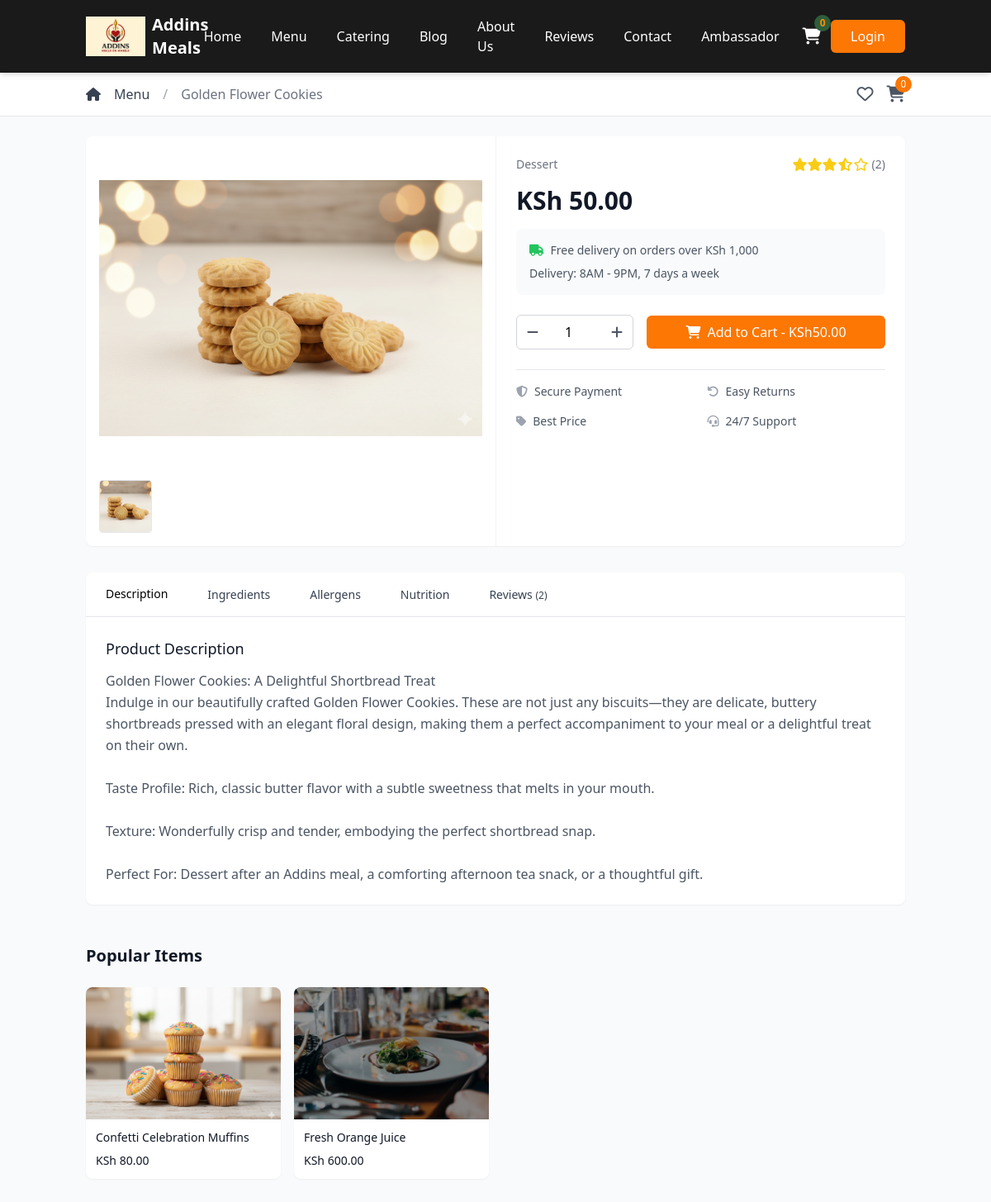
The page /menu-single.php?id=12 on the database its author committed.
### tables this page shows
CREATE TABLE `menu_items` (
  `id` int(11) NOT NULL,
  `name` varchar(150) NOT NULL,
  `description` text DEFAULT NULL,
  `price` decimal(10,2) NOT NULL,
  `image` varchar(255) DEFAULT NULL,
  `category_id` int(11) NOT NULL,
  `created_at` timestamp NOT NULL DEFAULT current_timestamp(),
  `is_available` tinyint(1) DEFAULT 1,
  `updated_at` timestamp NOT NULL DEFAULT current_timestamp() ON UPDATE current_timestamp(),
  `status` enum('active','inactive') DEFAULT 'active',
  `is_featured` tinyint(1) DEFAULT 0 COMMENT 'Whether the menu item is featured (1) or not (0)',
  `ingredients` text DEFAULT NULL COMMENT 'Detailed list of ingredients',
  `allergens` text DEFAULT NULL COMMENT 'Allergen information',
  `nutrition_info` text DEFAULT NULL COMMENT 'Nutritional information'
);

CREATE TABLE `categories` (
  `id` int(11) NOT NULL,
  `name` varchar(100) NOT NULL,
  `description` text DEFAULT NULL,
  `image` varchar(255) DEFAULT NULL,
  `is_active` tinyint(1) DEFAULT 1,
  `created_at` timestamp NOT NULL DEFAULT current_timestamp(),
  `updated_at` timestamp NOT NULL DEFAULT current_timestamp() ON UPDATE current_timestamp()
);

### menu-single.php (the view, shortened to what the rows shown need)
<?php
require_once 'includes/Wishlist.php';
$menu_item_id = $_GET['id'] ?? 0;
$stmt = $pdo->prepare("
    SELECT m.*, c.name as category_name, c.id as category_id
    FROM menu_items m
    LEFT JOIN categories c ON m.category_id = c.id
    WHERE m.id = ? AND m.status = 'active'");
$stmt->execute([$menu_item_id]);
$menu_item = $stmt->fetch(PDO::FETCH_ASSOC);
$avg_rating_stmt = $pdo->prepare("
    SELECT AVG(rating) as avg_rating, COUNT(*) as review_count
    FROM reviews
    WHERE menu_item_id = ? AND status = 'approved'
");
$avg_rating_stmt->execute([$menu_item_id]);
$rating_data = $avg_rating_stmt->fetch(PDO::FETCH_ASSOC);
require_once 'includes/header.php';
$popular_stmt = $pdo->prepare("
    SELECT m.id, m.name, m.price, m.image,
           COUNT(r.id) as review_count,
           AVG(r.rating) as avg_rating
    FROM menu_items m
    LEFT JOIN reviews r ON m.id = r.menu_item_id AND r.status = 'approved'
    WHERE m.status = 'active' AND m.id != ?
    GROUP BY m.id
    ORDER BY (COUNT(r.id) + (m.is_featured * 3)) DESC, m.created_at DESC
    LIMIT 8
");
$popular_stmt->execute([$menu_item_id]);
$popular_items = $popular_stmt->fetchAll(PDO::FETCH_ASSOC);
?>
<div class="bg-gray-50 min-h-screen">
    <div class="bg-white border-b border-gray-200">
        <div class="container mx-auto px-4 py-3">
            <div class="flex items-center justify-between">
                <div class="flex items-center space-x-4">
                    <a href="index.php" class="text-gray-700 hover:text-primary">
                        <i class="fas fa-home"></i>
                    </a>
                    <a href="menu.php" class="text-gray-700 hover:text-primary">Menu</a>
                    <span class="text-gray-400">/</span>
                    <span class="text-gray-500"><?= htmlspecialchars($menu_item['name']) ?></span>
                </div>
            </div>
        </div>
    </div>
    <div class="container mx-auto px-4 py-6">
        <div class="bg-white rounded-lg shadow-sm overflow-hidden">
            <div class="md:flex">
                <div class="md:w-1/2 p-4">
                    <div class="relative">
                        <div class="aspect-w-1 aspect-h-1 w-full overflow-hidden">
                            <?php if (!empty($menu_item['image'])): ?>
                                <img src="uploads/menu/<?= htmlspecialchars($menu_item['image']) ?>"
                                     alt="<?= htmlspecialchars($menu_item['name']) ?>"
                                     class="w-full h-96 object-contain">
                            <?php else: ?>
                                <div class="bg-gray-100 h-96 flex items-center justify-center">
                                    <i class="fas fa-utensils text-6xl text-gray-300"></i>
                                </div>
                            <?php endif; ?>
                        </div>
                    </div>
                    <div class="flex space-x-2 mt-4">
                        <div class="w-16 h-16 border border-gray-200 rounded overflow-hidden">
                            <?php if (!empty($menu_item['image'])): ?>
                                <img src="uploads/menu/<?= htmlspecialchars($menu_item['image']) ?>"
                                     alt="Thumbnail 1"
                                     class="w-full h-full object-cover cursor-pointer">
                            <?php else: ?>
                                <div class="w-full h-full bg-gray-100 flex items-center justify-center">
                                    <i class="fas fa-utensils text-gray-300"></i>
                                </div>
                            <?php endif; ?>
                        </div>
                    </div>
                </div>
                <div class="md:w-1/2 p-6 border-l border-gray-100">
                    <div class="flex justify-between items-start mb-4">
                        <?php if (!empty($menu_item['category_name'])): ?>
                            <span class="text-sm text-gray-500"><?= htmlspecialchars($menu_item['category_name']) ?></span>
                        <?php endif; ?>
                        <div class="flex items-center">
                            <div class="flex text-yellow-400">
                                <?php
                                $review_count = $rating_data['review_count'] ?? 0;
                                ?>
                            </div>
                            <span class="text-sm text-gray-500 ml-1">(<?php echo $review_count; ?>)</span>
                        </div>
                    </div>
                    <div class="mb-4">
                        <div class="flex items-baseline">
                            <span class="text-3xl font-bold text-gray-900">
                                KSh <?= number_format($menu_item['price'], 2) ?>
                            </span>
                        </div>
                    </div>
                    <form method="POST" class="mb-6">
                        <div class="flex items-center space-x-4">
                            <button type="submit"
                                    name="add_to_cart"
                                    class="flex-1 bg-primary hover:bg-primary-dark text-white font-medium py-2 px-6 rounded-md transition duration-200 flex items-center justify-center">
                                <i class="fas fa-shopping-cart mr-2"></i>
                                Add to Cart - KSh <span id="total-price"><?= number_format($menu_item['price'], 2) ?></span>
                            </button>
                        </div>
                    </form>
                </div>
            </div>
        </div>
        <div class="mt-8 bg-white rounded-lg shadow-sm overflow-hidden">
            <div class="p-6">
                <div id="description-content" class="tab-content">
                    <?php if (!empty($menu_item['description'])): ?>
                        <div class="prose max-w-none">
                            <h3 class="text-lg font-medium text-gray-900 mb-3">Product Description</h3>
                            <p class="text-gray-600 leading-relaxed"><?php echo nl2br(htmlspecialchars($menu_item['description'])); ?></p>
                        </div>
                    <?php endif; ?>
                </div>
            </div>
        </div>
        <div class="mt-12 space-y-8">
            <?php if (!empty($popular_items)): ?>
                <section>
                    <h2 class="text-xl font-bold text-gray-900 mb-6">Popular Items</h2>
                    <div class="grid grid-cols-2 md:grid-cols-3 lg:grid-cols-4 xl:grid-cols-6 gap-4">
                        <?php foreach ($popular_items as $item): ?>
                            <div class="bg-white rounded-lg shadow-sm overflow-hidden hover:shadow-md transition-shadow duration-200">
                                <a href="menu-single.php?id=<?= $item['id'] ?>" class="block">
                                    <div class="aspect-w-1 aspect-h-1 w-full overflow-hidden">
                                        <?php if (!empty($item['image'])): ?>
                                            <img src="uploads/menu/<?= htmlspecialchars($item['image']) ?>"
                                                 alt="<?= htmlspecialchars($item['name']) ?>"
                                                 class="w-full h-40 object-cover">
                                        <?php else: ?>
                                            <div class="bg-gray-100 h-40 flex items-center justify-center">
                                                <i class="fas fa-utensils text-4xl text-gray-300"></i>
                                            </div>
                                        <?php endif; ?>
                                    </div>
                                    <div class="p-3">
                                        <h3 class="text-sm font-medium text-gray-900 mb-1 line-clamp-2">
                                            <?= htmlspecialchars($item['name']) ?>
                                        </h3>
                                        <div class="flex items-center justify-between mt-2">
                                            <span class="text-sm font-medium text-gray-900">
                                                KSh <?= number_format($item['price'], 2) ?>
                                            </span>
                                        </div>
                                    </div>
                                </a>
                            </div>
                        <?php endforeach; ?>
                    </div>
                </section>
            <?php endif; ?>
        </div>
    </div>
</div>
<?php include 'includes/footer.php'; ?>

### rows shown on the page
menu_items: name "Golden Flower Cookies", image (picture), category.name "Dessert", price "50.00", description "Golden Flower Cookies: A Delightful Shortbread Treat Indulge in our beautifully crafted Golden Flower Cookies. These are not just any biscuits—they are delicate, buttery shortbreads pressed with an elegant floral design, making them a perfect accompaniment to your meal or a delightful treat on their own. Taste Profile: Rich, classic butter flavor with a subtle sweetness that melts in your mouth. Texture: Wonderfully crisp and tender, embodying the perfect shortbread snap. Perfect For: Dessert after an Addins meal, a comforting afternoon tea snack, or a thoughtful gift."
menu_items: image (picture), name "Confetti Celebration Muffins", price "80.00"
menu_items: image (picture), name "Fresh Orange Juice", price "600.00"

### other values the page prints
count($cart->getItems()) ?: '0' "0"
$review_count "2"
count($reviews) "2"
